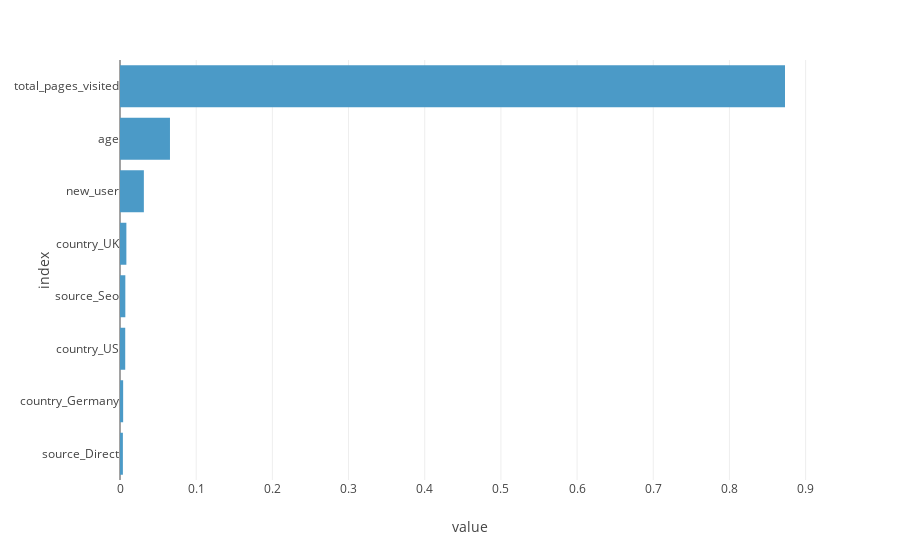

The notebook cell this image was saved under:
### Code cell
# Plot coefficients
fig = px.bar(feature_importance, orientation="h")
fig.update_layout(
    showlegend=False, margin={"l": 120}  # to avoid cropping of column names
)
fig.show()

### Figure 1 — Plotly figure (JSON) as saved in the notebook; plotly's stock layout.template omitted (floating-point values rounded to 4 significant figures)
{"data": [{"hovertemplate": "variable=feature_importances<br>value=%{x}<br>index=%{y}<extra></extra>", "legendgroup": "feature_importances", "marker": {"color": "#4B9AC7", "pattern": {"shape": ""}}, "name": "feature_importances", "orientation": "h", "showlegend": true, "textposition": "auto", "type": "bar", "x": [0.003781, 0.004135, 0.006864, 0.006995, 0.008375, 0.03132, 0.06559, 0.8729], "xaxis": "x", "y": ["source_Direct", "country_Germany", "country_US", "source_Seo", "country_UK", "new_user", "age", "total_pages_visited"], "yaxis": "y"}], "layout": {"barmode": "relative", "legend": {"title": {"text": "variable"}, "tracegroupgap": 0}, "margin": {"l": 120, "t": 60}, "showlegend": false, "xaxis": {"anchor": "y", "domain": [0, 1], "title": {"text": "value"}}, "yaxis": {"anchor": "x", "domain": [0, 1], "title": {"text": "index"}}}}
